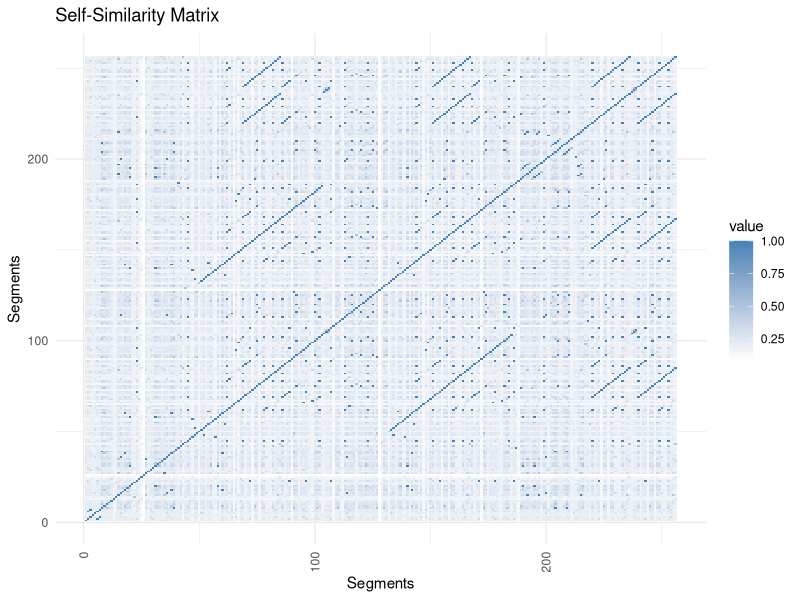

R code for this plot:
library(ggplot2)
library(dplyr)
library(tidyverse)
library(readr)
library(stringr)
library(tidyr)
library(reshape2)


# Set up text
text <- "Yeah I've been tryna call I've been on my own for long enough Maybe you can show me how to love, maybe I'm going through withdrawals You don't even have to do too much You can turn me on with just a touch, baby I look around and Sin City's cold and empty (oh) No one's around to judge me (oh) I can't see clearly when you're gone I said, ooh, I'm blinded by the lights No, I can't sleep until I feel your touch I said, ooh, I'm drowning in the night Oh, when I'm like this, you're the one I trust (Hey, hey, hey) I'm running out of time 'Cause I can see the sun light up the sky So I hit the road in overdrive, baby, oh The city's cold and empty (oh) No one's around to judge me (oh) I can't see clearly when you're gone I said, ooh, I'm blinded by the lights No, I can't sleep until I feel your touch I said, ooh, I'm drowning in the night Oh, when I'm like this, you're the one I trust I'm just walking by to let you know (by to let you know) I can never say it on the phone (say it on the phone) Will never let you go this time (ooh) I said, ooh, I'm blinded by the lights No, I can't sleep until I feel your touch (Hey, hey, hey) I said, ooh, I'm blinded by the lights No, I can't sleep until I feel your touch"



# Define function to calculate Levenshtein distance
levenshtein_distance <- function(x, y) {
  n <- nchar(x)
  m <- nchar(y)
  d <- matrix(0, n + 1, m + 1)
  for (i in 1:n) {
    d[i + 1, 1] <- i
  }
  for (j in 1:m) {
    d[1, j + 1] <- j
  }
  for (j in 1:m) {
    for (i in 1:n) {
      if (substr(x, i, i) == substr(y, j, j)) {
        d[i + 1, j + 1] <- d[i, j]
      } else {
        d[i + 1, j + 1] <- min(d[i, j + 1] + 1, d[i + 1, j] + 1, d[i, j] + 1)
      }
    }
  }
  return(d[n + 1, m + 1])
}




# Calculate self-similarity matrix using Levenshtein distance
segments <- strsplit(text, " ")[[1]]
n <- length(segments)
similarity_matrix <- matrix(0, n, n)
for (i in 1:n) {
  for (j in 1:n) {
    distance <- levenshtein_distance(segments[i], segments[j])
    similarity_matrix[i, j] <- 1 / (1 + distance)
  }
}

# Generate heatmap of self-similarity matrix
ggplot(data = melt(similarity_matrix), aes(x = Var1, y = Var2, fill = value)) + 
  geom_tile() + 
  scale_fill_gradient(low = "white", high = "steelblue") +
  theme_minimal() + 
  theme(axis.text.x = element_text(angle = 90, vjust = 0.5, hjust=1)) +
  labs(x = "Segments", y = "Segments", title = "Self-Similarity Matrix")



self_similarity <- sum(similarity_matrix) / (n*n)

print(self_similarity)










